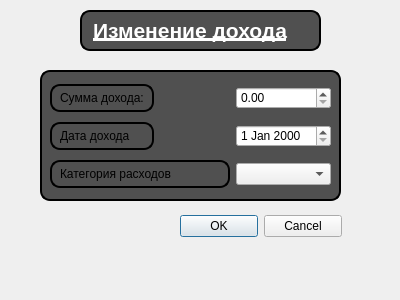
<?xml version="1.0" encoding="UTF-8"?>
<ui version="4.0">
 <class>EditProfitInfo</class>
 <widget class="QDialog" name="EditProfitInfo">
  <property name="geometry">
   <rect>
    <x>0</x>
    <y>0</y>
    <width>400</width>
    <height>300</height>
   </rect>
  </property>
  <property name="windowTitle">
   <string>Dialog</string>
  </property>
  <widget class="QLabel" name="NameActLabel">
   <property name="geometry">
    <rect>
     <x>80</x>
     <y>10</y>
     <width>241</width>
     <height>41</height>
    </rect>
   </property>
   <property name="font">
    <font>
     <pointsize>16</pointsize>
     <bold>true</bold>
     <underline>true</underline>
    </font>
   </property>
   <property name="styleSheet">
    <string notr="true">qproperty-alignment: AlignCenter;
color:white;
border-style: solid;
border-width: 2px;
border-color: black;
border-radius: 10px;
padding: 5px;
background:rgb(80,80,80);</string>
   </property>
   <property name="text">
    <string>Изменение дохода</string>
   </property>
  </widget>
  <widget class="QFrame" name="frame">
   <property name="geometry">
    <rect>
     <x>40</x>
     <y>70</y>
     <width>301</width>
     <height>131</height>
    </rect>
   </property>
   <property name="sizePolicy">
    <sizepolicy hsizetype="Preferred" vsizetype="Preferred">
     <horstretch>0</horstretch>
     <verstretch>0</verstretch>
    </sizepolicy>
   </property>
   <property name="styleSheet">
    <string notr="true">QFrame {
    border-style: solid;
    border-width: 2px;
    border-color: black;
    border-radius: 10px;
    padding: 5px; /* Отступы внутри рамки */
background:rgb(80, 80, 80);
}</string>
   </property>
   <property name="frameShape">
    <enum>QFrame::Shape::StyledPanel</enum>
   </property>
   <property name="frameShadow">
    <enum>QFrame::Shadow::Raised</enum>
   </property>
   <widget class="QWidget" name="layoutWidget">
    <property name="geometry">
     <rect>
      <x>10</x>
      <y>10</y>
      <width>281</width>
      <height>115</height>
     </rect>
    </property>
    <layout class="QGridLayout" name="gridLayout">
     <item row="0" column="0">
      <widget class="QLabel" name="NamePILabel">
       <property name="text">
        <string>Сумма дохода:</string>
       </property>
      </widget>
     </item>
     <item row="1" column="0">
      <widget class="QLabel" name="DatePILabel">
       <property name="text">
        <string>Дата дохода</string>
       </property>
      </widget>
     </item>
     <item row="1" column="2">
      <widget class="QDateEdit" name="DateBox"/>
     </item>
     <item row="2" column="0" colspan="2">
      <widget class="QLabel" name="NameCategoryLabel">
       <property name="text">
        <string>Категория расходов</string>
       </property>
      </widget>
     </item>
     <item row="2" column="2">
      <widget class="QComboBox" name="CategoryBox"/>
     </item>
     <item row="0" column="2">
      <widget class="QDoubleSpinBox" name="AddSumLabel">
       <property name="maximum">
        <double>999999999.000000000000000</double>
       </property>
       <property name="singleStep">
        <double>50.000000000000000</double>
       </property>
      </widget>
     </item>
    </layout>
   </widget>
  </widget>
  <widget class="QDialogButtonBox" name="buttonBox">
   <property name="geometry">
    <rect>
     <x>180</x>
     <y>210</y>
     <width>162</width>
     <height>32</height>
    </rect>
   </property>
   <property name="standardButtons">
    <set>QDialogButtonBox::StandardButton::Cancel|QDialogButtonBox::StandardButton::Ok</set>
   </property>
  </widget>
 </widget>
 <resources/>
 <connections/>
</ui>
